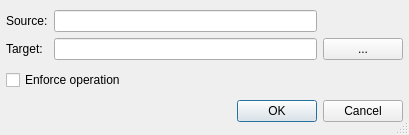
<?xml version="1.0" encoding="UTF-8"?>
<ui version="4.0">
 <class>SvnCopyDialog</class>
 <widget class="QDialog" name="SvnCopyDialog">
  <property name="geometry">
   <rect>
    <x>0</x>
    <y>0</y>
    <width>409</width>
    <height>135</height>
   </rect>
  </property>
  <property name="windowTitle">
   <string>Subversion Copy</string>
  </property>
  <property name="sizeGripEnabled">
   <bool>true</bool>
  </property>
  <layout class="QVBoxLayout">
   <item>
    <layout class="QGridLayout">
     <item row="1" column="2">
      <widget class="QPushButton" name="dirButton">
       <property name="toolTip">
        <string>Press to open a selection dialog</string>
       </property>
       <property name="whatsThis">
        <string>&lt;b&gt;Target directory&lt;/b&gt;
&lt;p&gt;Select the target name for the operation via a selection dialog.&lt;/p&gt;</string>
       </property>
       <property name="text">
        <string>...</string>
       </property>
      </widget>
     </item>
     <item row="0" column="0">
      <widget class="QLabel" name="textLabel1">
       <property name="text">
        <string>Source:</string>
       </property>
      </widget>
     </item>
     <item row="0" column="1">
      <widget class="QLineEdit" name="sourceEdit">
       <property name="toolTip">
        <string>Shows the name of the source</string>
       </property>
       <property name="whatsThis">
        <string>&lt;b&gt;Source name&lt;/b&gt;
&lt;p&gt;This field shows the name of the source.&lt;/p&gt;</string>
       </property>
       <property name="readOnly">
        <bool>true</bool>
       </property>
      </widget>
     </item>
     <item row="1" column="1">
      <widget class="QLineEdit" name="targetEdit">
       <property name="toolTip">
        <string>Enter the target name</string>
       </property>
       <property name="whatsThis">
        <string>&lt;b&gt;Target name&lt;/b&gt;
&lt;p&gt;Enter the new name in this field. The target must be the new name or an absolute path.&lt;/p&gt;</string>
       </property>
      </widget>
     </item>
     <item row="1" column="0">
      <widget class="QLabel" name="textLabel2">
       <property name="text">
        <string>Target:</string>
       </property>
      </widget>
     </item>
    </layout>
   </item>
   <item>
    <widget class="QCheckBox" name="forceCheckBox">
     <property name="toolTip">
      <string>Select to force the operation</string>
     </property>
     <property name="text">
      <string>Enforce operation</string>
     </property>
    </widget>
   </item>
   <item>
    <widget class="QDialogButtonBox" name="buttonBox">
     <property name="orientation">
      <enum>Qt::Horizontal</enum>
     </property>
     <property name="standardButtons">
      <set>QDialogButtonBox::Cancel|QDialogButtonBox::Ok</set>
     </property>
    </widget>
   </item>
  </layout>
 </widget>
 <layoutdefault spacing="6" margin="6"/>
 <pixmapfunction>qPixmapFromMimeSource</pixmapfunction>
 <tabstops>
  <tabstop>sourceEdit</tabstop>
  <tabstop>targetEdit</tabstop>
  <tabstop>dirButton</tabstop>
  <tabstop>forceCheckBox</tabstop>
  <tabstop>buttonBox</tabstop>
 </tabstops>
 <resources/>
 <connections>
  <connection>
   <sender>buttonBox</sender>
   <signal>accepted()</signal>
   <receiver>SvnCopyDialog</receiver>
   <slot>accept()</slot>
   <hints>
    <hint type="sourcelabel">
     <x>32</x>
     <y>79</y>
    </hint>
    <hint type="destinationlabel">
     <x>32</x>
     <y>97</y>
    </hint>
   </hints>
  </connection>
  <connection>
   <sender>buttonBox</sender>
   <signal>rejected()</signal>
   <receiver>SvnCopyDialog</receiver>
   <slot>reject()</slot>
   <hints>
    <hint type="sourcelabel">
     <x>101</x>
     <y>80</y>
    </hint>
    <hint type="destinationlabel">
     <x>101</x>
     <y>97</y>
    </hint>
   </hints>
  </connection>
 </connections>
</ui>
